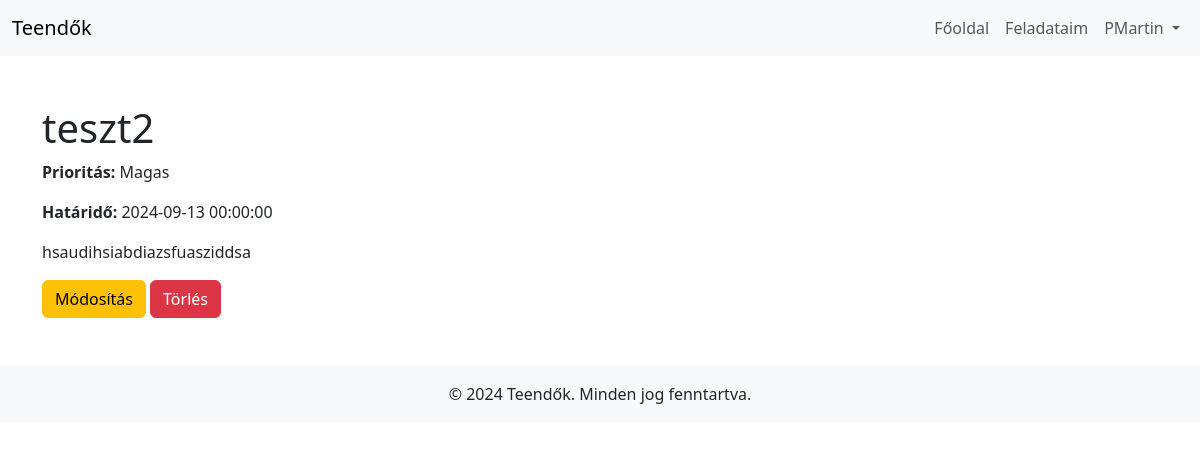
/Todoweb/task_details.php?id=8 (signed in), run on the app's committed database.
### tables this page shows
CREATE TABLE `feladat` (
  `userId` int(100) NOT NULL,
  `taskId` int(100) NOT NULL,
  `deadline` datetime NOT NULL,
  `taskName` varchar(100) NOT NULL,
  `taskDetail` varchar(1000) NOT NULL,
  `priority` int(1) NOT NULL
);

### Todoweb/task_details.php (the view, shortened to what this page needs)
<?php
require_once 'dbconnect.php';
if (isset($_GET['id'])) {
    $feladat_id = $_GET['id'];
    $query = "SELECT * FROM feladat WHERE taskId = ? AND userId = ?";
    $stmt = $conn->prepare($query);
    $stmt->bind_param("ii", $feladat_id, $_SESSION['userid']);
    $stmt->execute();
    $result = $stmt->get_result();
    $feladat = $result->fetch_assoc();
    switch ($feladat['priority']) {
        case 3:
            $prioritas_szoveg = "Magas";
            break;
    }
} else {
    header("Location: tasks.php");
    exit();
}
?>
<!DOCTYPE html>
<html lang="hu">
<head>
    <link href="https://cdn.jsdelivr.net/npm/bootstrap@5.3.3/dist/css/bootstrap.min.css" rel="stylesheet">
</head>
<body>
<?php include('header.php'); ?>
<div class="container mt-5">
    <h1><?php echo ($feladat['taskName']); ?></h1>
    <p><strong>Prioritás:</strong> <?php echo $prioritas_szoveg; ?></p>
    <p><strong>Határidő:</strong> <?php echo $feladat['deadline']; ?></p>
    <p><?php echo nl2br(($feladat['taskDetail'])); ?></p>
    <a href="task_edit.php?id=<?php echo $feladat['taskId']; ?>" class="btn btn-warning">Módosítás</a>
    <a href="task_delete.php?id=<?php echo $feladat['taskId']; ?>" class="btn btn-danger" onclick="return confirm('Biztosan törölni szeretnéd ezt a feladatot?');">Törlés</a>
</div>
<?php include('footer.php'); ?>
</body>
</html>

### data on the page
feladat: taskName "teszt2", priority "Magas", deadline "2024-09-13 00:00:00", taskDetail "hsaudihsiabdiazsfuasziddsa"

### other printed values
$_SESSION['felhasznalonev'] "PMartin"
